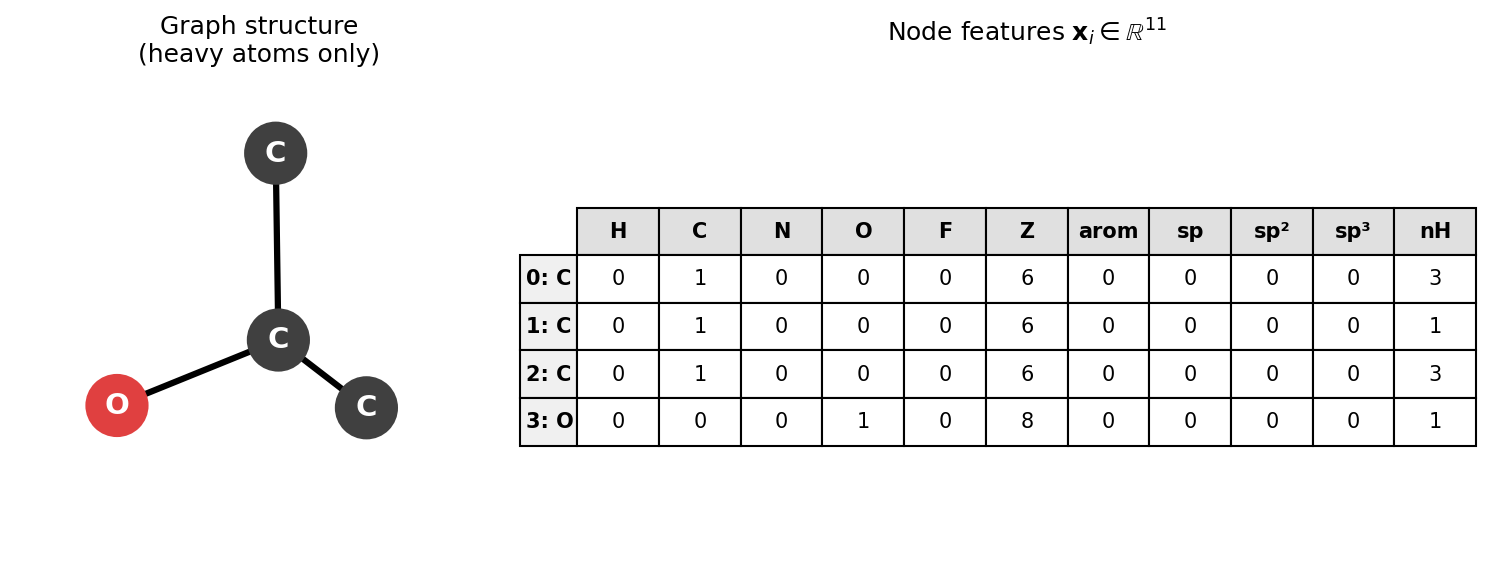

Write Python code to recreate this figure.
"""
Create a clear QM9 graph visualization with node features table.
"""

import matplotlib.pyplot as plt
import matplotlib.patches as mpatches
import numpy as np
from torch_geometric.datasets import QM9

# Load dataset and get propanol (CCCO)
dataset = QM9(root='../../notes/chapters/03-neural-networks/data/qm9')
mol = dataset[21]  # Propanol: C3H8O

# Get heavy atoms only (C, C, C, O) for cleaner visualization
heavy_mask = mol.z > 1
heavy_idx = np.where(heavy_mask.numpy())[0]
z_heavy = mol.z[heavy_mask].numpy()
pos_heavy = mol.pos[heavy_mask].numpy()
x_heavy = mol.x[heavy_mask].numpy()

# Element info
elem_names = {1: 'H', 6: 'C', 7: 'N', 8: 'O', 9: 'F'}
elem_colors = {6: '#404040', 8: '#E04040'}  # C=dark gray, O=red

fig, axes = plt.subplots(1, 2, figsize=(10, 4), gridspec_kw={'width_ratios': [1, 1.5]})

# Left: Graph structure
ax = axes[0]
ax.set_aspect('equal')

# Use 2D projection of 3D positions
pos_2d = pos_heavy[:, :2]
pos_2d = pos_2d - pos_2d.mean(axis=0)  # Center

# Draw edges (bonds between heavy atoms)
edge_index = mol.edge_index.numpy()
drawn_edges = set()
for i in range(edge_index.shape[1]):
    src, dst = edge_index[0, i], edge_index[1, i]
    if src in heavy_idx and dst in heavy_idx:
        edge_key = tuple(sorted([src, dst]))
        if edge_key not in drawn_edges:
            drawn_edges.add(edge_key)
            src_pos = np.where(heavy_idx == src)[0][0]
            dst_pos = np.where(heavy_idx == dst)[0][0]
            ax.plot([pos_2d[src_pos, 0], pos_2d[dst_pos, 0]],
                   [pos_2d[src_pos, 1], pos_2d[dst_pos, 1]],
                   'k-', linewidth=3, zorder=1)

# Draw nodes
for i, (z, pos) in enumerate(zip(z_heavy, pos_2d)):
    color = elem_colors.get(z, '#808080')
    circle = plt.Circle(pos, 0.25, color=color, zorder=2)
    ax.add_patch(circle)
    ax.text(pos[0], pos[1], elem_names[z], ha='center', va='center',
            fontsize=14, fontweight='bold', color='white', zorder=3)

ax.set_xlim(-2, 2)
ax.set_ylim(-2, 2)
ax.axis('off')
ax.set_title('Graph structure\n(heavy atoms only)', fontsize=12, pad=10)

# Right: Node features table
ax = axes[1]
ax.axis('off')

# Feature names (from PyG QM9 source)
feature_names = ['H', 'C', 'N', 'O', 'F', 'Z', 'arom', 'sp', 'sp²', 'sp³', 'nH']

# Build table data (heavy atoms only)
col_labels = feature_names
row_labels = [f'{i}: {elem_names[z]}' for i, z in enumerate(z_heavy)]

# Format features as integers where appropriate
cell_data = []
for row in x_heavy:
    cell_data.append([f'{int(v)}' if v == int(v) else f'{v:.1f}' for v in row])

table = ax.table(
    cellText=cell_data,
    rowLabels=row_labels,
    colLabels=col_labels,
    loc='center',
    cellLoc='center',
)

table.auto_set_font_size(False)
table.set_fontsize(10)
table.scale(1.2, 1.8)

# Style header row
for j, label in enumerate(col_labels):
    table[(0, j)].set_facecolor('#e0e0e0')
    table[(0, j)].set_text_props(fontweight='bold')

# Style row labels
for i in range(len(row_labels)):
    table[(i+1, -1)].set_facecolor('#f0f0f0')
    table[(i+1, -1)].set_text_props(fontweight='bold')

ax.set_title('Node features $\\mathbf{x}_i \\in \\mathbb{R}^{11}$', fontsize=12, pad=20)

plt.tight_layout()
plt.savefig('/Users/smsharma/Projects/ds595-ai4science/slides/figures/05-neural-networks/qm9_graph_features.png',
            dpi=150, bbox_inches='tight', facecolor='white')
plt.savefig('/Users/smsharma/Projects/ds595-ai4science/slides/figures/05-neural-networks/qm9_graph_features.pdf',
            bbox_inches='tight', facecolor='white')
print("Saved qm9_graph_features.png")
